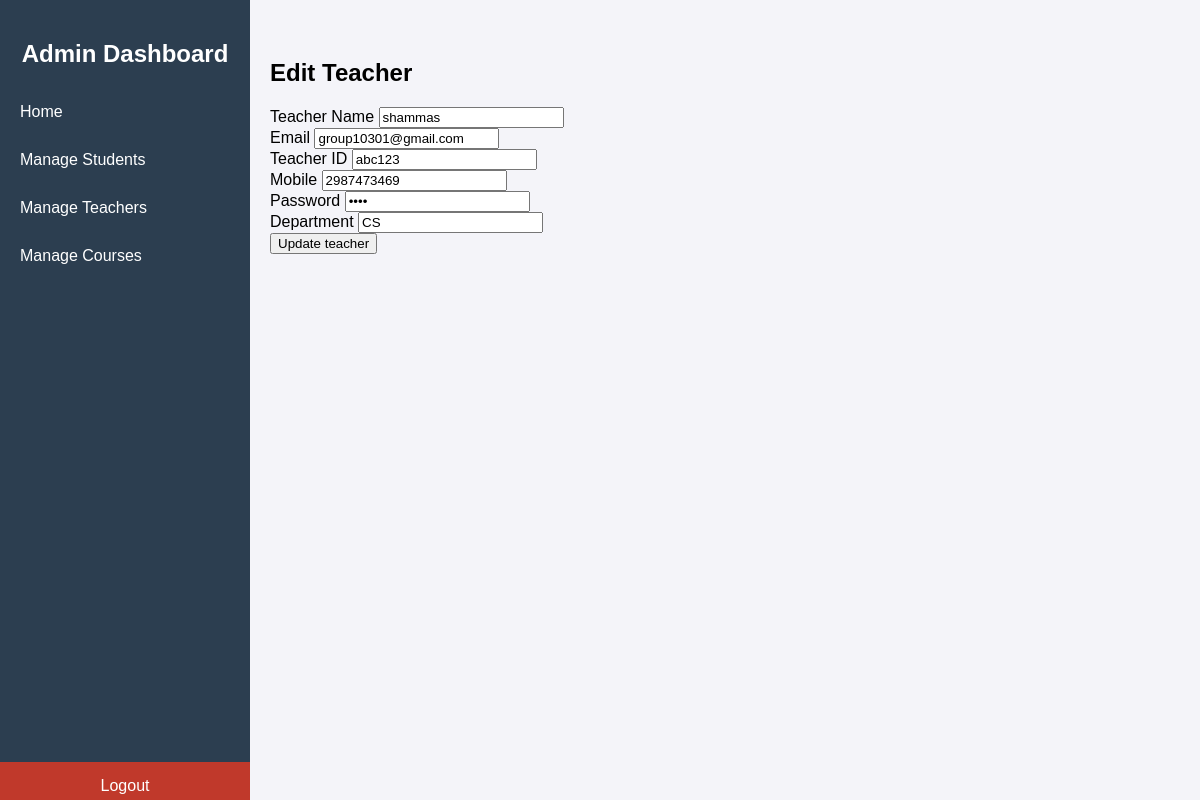
Screenshot of /edit-teacher/5/ with the database file from the repository.
### GradeWireapp/models.py (models this page shows)
class Teacher(models.Model):
    name=models.CharField(max_length=30)
    email=models.EmailField(unique=True)
    teacher_id=models.CharField(max_length=20,unique=True)
    mobile = models.CharField(max_length=10,default='mobile')  # Changed from IntegerField to CharField
    password=models.CharField(max_length=15)
    department=models.CharField(max_length=30)

### GradeWireapp/views.py (the view, shortened to what this page needs)
# urls.py: path('edit-teacher/<int:teacher_no>/', views.edit_teacher, name='edit_teacher'),
def edit_teacher(request, teacher_no):
    teacher = get_object_or_404(Teacher, id=teacher_no)
    return render(request, 'edit_teacher.html', {'teacher': teacher})

### templates/edit_teacher.html (shortened to what this page needs)
{% load static %}
<!DOCTYPE html>
<html lang="en">
<head>
    <link rel="stylesheet" type="text/css" href="{% static 'assets/css/admin-style.css'%}">
</head>
<body>
    <div class="menu-toggle" onclick="toggleSidebar()">☰ Menu</div>
    <div class="sidebar">
        <h2>Admin Dashboard</h2>
        <a href="{% url 'adminHome' %}" onclick="showSection('home')">Home</a>
        <a href="{% url 'ManageStudent' %}" >Manage Students</a>
        <a href="{% url 'ManageTeacher' %}" >Manage Teachers</a>
        <a href="{% url 'ManageCourse' %}" onclick="showSection('manage-courses')">Manage Courses</a>
        <a href="#" class="logout">Logout</a>
    </div>
    <div class="content">
        <h2>Edit Teacher</h2>
        <form method="POST">
            <div>
                <label for="teacherName">Teacher Name</label>
                <input type="text" name="teacherName" value="{{ teacher.name }}" placeholder="teacher Name" required>
            </div>
            <div>
                <label for="teacherEmail">Email</label>
                <input type="email" name="teacherEmail" value="{{ teacher.email }}" placeholder="Email" required>
            </div>
            <div>
                <label for="teacherReg">Teacher ID</label>
                <input type="text" name="teacherReg" value="{{ teacher.teacher_id }}" placeholder="Teacher ID" required>
            </div>
            <div>
                <label for="teacherMobile">Mobile</label>
                <input type="text" name="teacherMobile" value="{{ teacher.mobile }}" placeholder="Mobile" required>
            </div>
            <div>
                <label for="teacherPassword">Password</label>
                <input type="password" name="teacherPassword" value="{{ teacher.password }}" placeholder="Password" required>
            </div>
            <div>
                <label for="teacherDepartment">Department</label>
                <input type="text" name="teacherDepartment" value="{{ teacher.department }}" placeholder="Department" required>
            </div>
            <button type="submit">Update teacher</button>
        </form>
    </div>
</body>
</html>

### static/assets/css/admin-style.css (style rules this page uses)
body { margin: 0; font-family: Arial, sans-serif; background-color: #f4f4f9; }
.sidebar { position: fixed; top: 0; left: 0; width: 250px; height: 100%; background-color: #2c3e50; color: white; display: flex; flex-direction: column; padding-top: 20px; transition: transform 0.3s ease; }
.sidebar h2 { text-align: center; font-size: 24px; margin-bottom: 20px; color: #ffffff; }
.sidebar a { text-decoration: none; color: white; padding: 15px 20px; display: block; transition: background 0.3s; cursor: pointer; }
.sidebar .logout { margin-top: auto; background-color: #c0392b; text-align: center; margin-bottom:10px; }
.content { margin-left: 250px; padding: 20px; transition: margin-left 0.3s ease; }

### rows the page displays
Teacher: teacherName "shammas", teacherEmail "group10301@gmail.com", teacherReg "abc123", teacherMobile "2987473469", teacherDepartment "CS"
